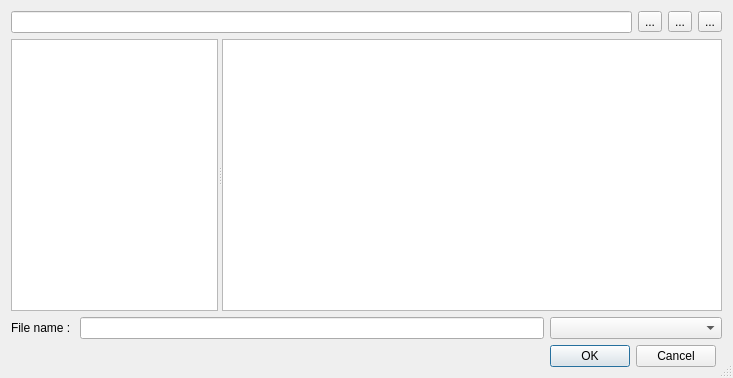
<?xml version="1.0" encoding="UTF-8"?>
<ui version="4.0">
 <class>FileDialog</class>
 <widget class="QDialog" name="FileDialog">
  <property name="geometry">
   <rect>
    <x>0</x>
    <y>0</y>
    <width>733</width>
    <height>378</height>
   </rect>
  </property>
  <property name="windowTitle">
   <string>Dialog</string>
  </property>
  <property name="sizeGripEnabled">
   <bool>true</bool>
  </property>
  <property name="modal">
   <bool>true</bool>
  </property>
  <layout class="QGridLayout" name="gridLayout">
   <item row="1" column="0">
    <layout class="QVBoxLayout" name="verticalLayout">
     <item>
      <layout class="QHBoxLayout" name="horizontalLayout">
       <item>
        <widget class="QLineEdit" name="currentPath"/>
       </item>
       <item>
        <widget class="QToolButton" name="upLevelButton">
         <property name="text">
          <string>...</string>
         </property>
         <property name="icon">
          <iconset>
           <normaloff>icons/up.png</normaloff>icons/up.png</iconset>
         </property>
        </widget>
       </item>
       <item>
        <widget class="QToolButton" name="newFolderButton">
         <property name="text">
          <string>...</string>
         </property>
         <property name="icon">
          <iconset>
           <normaloff>icons/newfolder.png</normaloff>icons/newfolder.png</iconset>
         </property>
        </widget>
       </item>
       <item>
        <widget class="QToolButton" name="addFavoriteButton">
         <property name="text">
          <string>...</string>
         </property>
         <property name="icon">
          <iconset>
           <normaloff>icons/favorite.png</normaloff>icons/favorite.png</iconset>
         </property>
        </widget>
       </item>
      </layout>
     </item>
    </layout>
   </item>
   <item row="3" column="0">
    <layout class="QGridLayout" name="gridLayout_2">
     <item row="0" column="0">
      <widget class="QLabel" name="label">
       <property name="text">
        <string>File name : </string>
       </property>
      </widget>
     </item>
     <item row="0" column="1">
      <widget class="QLineEdit" name="fileName"/>
     </item>
     <item row="0" column="2" colspan="2">
      <widget class="QComboBox" name="comboBox"/>
     </item>
     <item row="1" column="2">
      <widget class="QDialogButtonBox" name="buttonBox">
       <property name="sizePolicy">
        <sizepolicy hsizetype="Fixed" vsizetype="Fixed">
         <horstretch>0</horstretch>
         <verstretch>0</verstretch>
        </sizepolicy>
       </property>
       <property name="standardButtons">
        <set>QDialogButtonBox::Cancel|QDialogButtonBox::Ok</set>
       </property>
      </widget>
     </item>
    </layout>
   </item>
   <item row="2" column="0">
    <widget class="QSplitter" name="splitter">
     <property name="sizePolicy">
      <sizepolicy hsizetype="Expanding" vsizetype="Expanding">
       <horstretch>0</horstretch>
       <verstretch>0</verstretch>
      </sizepolicy>
     </property>
     <property name="orientation">
      <enum>Qt::Horizontal</enum>
     </property>
     <widget class="DirectoryTree" name="directoryTree">
      <property name="sizePolicy">
       <sizepolicy hsizetype="Preferred" vsizetype="Expanding">
        <horstretch>0</horstretch>
        <verstretch>0</verstretch>
       </sizepolicy>
      </property>
      <property name="minimumSize">
       <size>
        <width>200</width>
        <height>0</height>
       </size>
      </property>
      <property name="baseSize">
       <size>
        <width>1</width>
        <height>0</height>
       </size>
      </property>
      <attribute name="headerVisible">
       <bool>false</bool>
      </attribute>
      <column>
       <property name="text">
        <string notr="true">1</string>
       </property>
      </column>
     </widget>
     <widget class="QStackedWidget" name="fileListStack">
      <property name="styleSheet">
       <string notr="true"/>
      </property>
      <property name="frameShape">
       <enum>QFrame::NoFrame</enum>
      </property>
      <property name="frameShadow">
       <enum>QFrame::Plain</enum>
      </property>
      <property name="currentIndex">
       <number>0</number>
      </property>
      <widget class="QWidget" name="fileListLayer">
       <property name="styleSheet">
        <string notr="true"/>
       </property>
       <layout class="QVBoxLayout" name="verticalLayout_2">
        <property name="margin">
         <number>0</number>
        </property>
        <item>
         <widget class="QTableView" name="fileList">
          <property name="minimumSize">
           <size>
            <width>500</width>
            <height>0</height>
           </size>
          </property>
          <property name="baseSize">
           <size>
            <width>2</width>
            <height>0</height>
           </size>
          </property>
         </widget>
        </item>
       </layout>
      </widget>
      <widget class="QWidget" name="loaderLayer">
       <property name="styleSheet">
        <string notr="true">#loaderLayer {
background-color: rgb(195, 195, 195);
border: 1px solid grey;
}</string>
       </property>
       <layout class="QHBoxLayout" name="horizontalLayout_2">
        <item>
         <spacer name="horizontalSpacer">
          <property name="orientation">
           <enum>Qt::Horizontal</enum>
          </property>
          <property name="sizeHint" stdset="0">
           <size>
            <width>40</width>
            <height>20</height>
           </size>
          </property>
         </spacer>
        </item>
        <item>
         <widget class="QLabel" name="loaderIcon">
          <property name="sizePolicy">
           <sizepolicy hsizetype="Fixed" vsizetype="Fixed">
            <horstretch>0</horstretch>
            <verstretch>0</verstretch>
           </sizepolicy>
          </property>
          <property name="baseSize">
           <size>
            <width>16</width>
            <height>16</height>
           </size>
          </property>
          <property name="text">
           <string>[icon]</string>
          </property>
         </widget>
        </item>
        <item>
         <widget class="QLabel" name="loaderLabel">
          <property name="sizePolicy">
           <sizepolicy hsizetype="Preferred" vsizetype="Preferred">
            <horstretch>0</horstretch>
            <verstretch>0</verstretch>
           </sizepolicy>
          </property>
          <property name="text">
           <string>Loading...</string>
          </property>
         </widget>
        </item>
        <item>
         <spacer name="horizontalSpacer_2">
          <property name="orientation">
           <enum>Qt::Horizontal</enum>
          </property>
          <property name="sizeHint" stdset="0">
           <size>
            <width>40</width>
            <height>20</height>
           </size>
          </property>
         </spacer>
        </item>
       </layout>
      </widget>
     </widget>
    </widget>
   </item>
  </layout>
 </widget>
 <customwidgets>
  <customwidget>
   <class>DirectoryTree</class>
   <extends>QTreeWidget</extends>
   <header location="global">file/directorytree.h</header>
  </customwidget>
 </customwidgets>
 <resources/>
 <connections/>
</ui>
